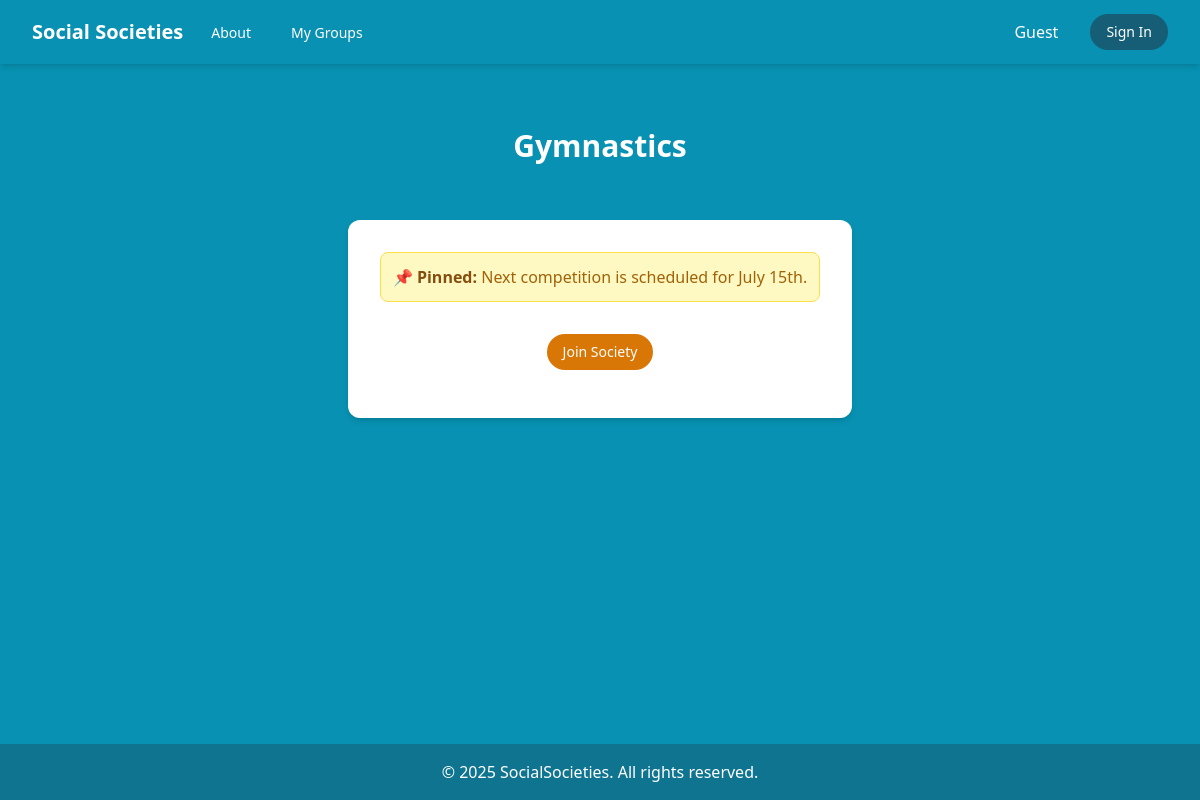
/group/8, run on the app's committed database.
### src/database/database.py (models this page shows)
class Societies(db.Model):
    __tablename__ = "societies"
    society_id = db.Column(db.Integer, primary_key=True)
    name = db.Column(db.String(100), nullable=False)
    description = db.Column(db.String(200), nullable=False)
    created_by = db.Column(db.Integer, db.ForeignKey("staff.staff_id"), nullable=False)
    image_filename = db.Column(db.String(200), nullable=True)  # stores image filepath
    announcement = db.Column(db.String(200), nullable=True)

### src/app.py (the view, shortened to what this page needs)
@app.route("/group/<int:group_id>", methods=["GET", "POST"])
def group_detail(group_id):
    group = db.session.get(Societies, group_id)
    user_id = session.get("user_id")
    job_role = session.get("job_role")
    is_admin = job_role == "Admin"
    is_creator = (user_id == group.created_by) if user_id else False
    can_delete = is_creator or is_admin
    today = date.today()
    print(today)
    date_list = [
        (today + timedelta(days=i)).strftime("%a<br />%d-%m") for i in range(31)
    ]
    error = None  # default no error
    if group is None:
        abort(404)
    is_member = False
    if user_id:
        is_member = Staff_Societies.query.filter_by(
            staff_id=user_id, society_id=group_id
        ).first()
    user_selected = set()
    availability = defaultdict(set)
    entries = Date_Availability.query.filter_by(society_id=group_id).all()
    for entry in entries:
        availability[entry.staff_id].add(entry.calendar_dates)
    if availability:
        common_dates = set.intersection(*availability.values())
    else:
        common_dates = set()
    common_dates = {
        d.strftime("%a<br />%d-%m") for d in common_dates
    }  # Needed to help convery to the same format so the previously selevted dates can render
    return render_template(
        "society_template/group_detail.html",
        group=db.session.get(Societies, group_id),
        user_id=session.get("user_id"),
        is_member=is_member,
        is_creator=is_creator,
        is_admin=is_admin,
        job_role=job_role,
        can_delete=can_delete,
        date_list=date_list,
        common_dates=common_dates,
        user_selected=user_selected,
        error=error,
    )

### src/templates/society_template/group_detail.html (shortened to what this page needs)
{% extends "society_template/base.html" %} {% block content %}
<main class="flex-grow space-y-6">
  <div class="p-8">
    <h1 class="text-3xl font-bold text-center text-white">{{group.name}}</h1>
  </div>
  <div
    class="bg-white p-8 rounded-xl shadow max-w-3xl w-full shadow-md ml-auto"
  >
    <div class="bg-yellow-100 border border-yellow-300 rounded-lg p-3 mb-4">
      <strong class="text-yellow-800">📌 Pinned:</strong>
      <span id="pinnedMessage" class="text-yellow-700">
        {% if group.announcement is none %} Only Admins and Group Creators can
        add mesages here. Keep an eye out for new announcements! {% else %}
        {{group.announcement}} {% endif %}
      </span>
    </div>
    {% if not is_member and not can_delete %}
    <div class="py-4 flex justify-center space-x-4">
      <button
        onclick="openJoinModal()"
        class="bg-amber-600 text-white px-4 py-2 rounded-full text-sm hover:bg-amber-700"
      >
        Join Society
      </button>
    </div>
    {% endif %}
  </div>
</main>
{% endblock %}

### data on the page
Societies: name "Gymnastics", announcement "Next competition is scheduled for July 15th."
